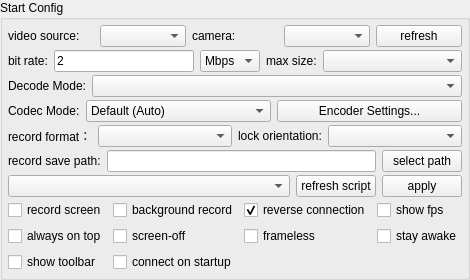
       <widget class="QGroupBox" name="configGroupBox">
        <property name="sizePolicy">
         <sizepolicy hsizetype="Preferred" vsizetype="Preferred">
          <horstretch>0</horstretch>
          <verstretch>0</verstretch>
         </sizepolicy>
        </property>
        <property name="title">
         <string>Start Config</string>
        </property>
        <layout class="QVBoxLayout" name="verticalLayout_3">
         <property name="spacing">
          <number>3</number>
         </property>
         <property name="leftMargin">
          <number>5</number>
         </property>
         <property name="topMargin">
          <number>5</number>
         </property>
         <property name="rightMargin">
          <number>5</number>
         </property>
         <property name="bottomMargin">
          <number>5</number>
         </property>
         <item>
          <widget class="QWidget" name="videoSourceWidget" native="true">
           <layout class="QHBoxLayout" name="videoSourceLayout">
            <property name="leftMargin">
             <number>0</number>
            </property>
            <property name="topMargin">
             <number>0</number>
            </property>
            <property name="rightMargin">
             <number>0</number>
            </property>
            <property name="bottomMargin">
             <number>0</number>
            </property>
            <item>
             <widget class="QLabel" name="videoSourceLabel">
              <property name="text">
               <string>video source:</string>
              </property>
             </widget>
            </item>
            <item>
             <widget class="QComboBox" name="videoSourceBox"/>
            </item>
            <item>
             <widget class="QLabel" name="cameraFacingLabel">
              <property name="text">
               <string>camera:</string>
              </property>
             </widget>
            </item>
            <item>
             <widget class="QComboBox" name="cameraFacingBox"/>
            </item>
            <item>
             <widget class="QPushButton" name="refreshCameraBtn">
              <property name="text">
               <string>refresh</string>
              </property>
             </widget>
            </item>
           </layout>
          </widget>
         </item>
         <item>
          <widget class="QWidget" name="configWidget1" native="true">
           <property name="sizePolicy">
            <sizepolicy hsizetype="Preferred" vsizetype="Preferred">
             <horstretch>0</horstretch>
             <verstretch>0</verstretch>
            </sizepolicy>
           </property>
           <layout class="QHBoxLayout" name="horizontalLayout_5">
            <property name="leftMargin">
             <number>0</number>
            </property>
            <property name="topMargin">
             <number>0</number>
            </property>
            <property name="rightMargin">
             <number>0</number>
            </property>
            <property name="bottomMargin">
             <number>0</number>
            </property>
            <item>
             <widget class="QLabel" name="label_3">
              <property name="sizePolicy">
               <sizepolicy hsizetype="Maximum" vsizetype="Preferred">
                <horstretch>0</horstretch>
                <verstretch>0</verstretch>
               </sizepolicy>
              </property>
              <property name="text">
               <string>bit rate:</string>
              </property>
             </widget>
            </item>
            <item>
             <widget class="QLineEdit" name="bitRateEdit">
              <property name="sizePolicy">
               <sizepolicy hsizetype="Preferred" vsizetype="Preferred">
                <horstretch>0</horstretch>
                <verstretch>0</verstretch>
               </sizepolicy>
              </property>
              <property name="text">
               <string notr="true">2</string>
              </property>
             </widget>
            </item>
            <item>
             <widget class="QComboBox" name="bitRateBox">
              <property name="sizePolicy">
               <sizepolicy hsizetype="Maximum" vsizetype="Preferred">
                <horstretch>0</horstretch>
                <verstretch>0</verstretch>
               </sizepolicy>
              </property>
              <property name="toolTip">
               <string/>
              </property>
              <property name="currentText">
               <string notr="true">Mbps</string>
              </property>
              <item>
               <property name="text">
                <string notr="true">Mbps</string>
               </property>
              </item>
              <item>
               <property name="text">
                <string notr="true">Kbps</string>
               </property>
              </item>
             </widget>
            </item>
            <item>
             <widget class="QLabel" name="label_4">
              <property name="sizePolicy">
               <sizepolicy hsizetype="Maximum" vsizetype="Preferred">
                <horstretch>0</horstretch>
                <verstretch>0</verstretch>
               </sizepolicy>
              </property>
              <property name="text">
               <string>max size:</string>
              </property>
             </widget>
            </item>
            <item>
             <widget class="QComboBox" name="maxSizeBox">
              <property name="sizePolicy">
               <sizepolicy hsizetype="Preferred" vsizetype="Preferred">
                <horstretch>0</horstretch>
                <verstretch>0</verstretch>
               </sizepolicy>
              </property>
              <property name="toolTip">
               <string/>
              </property>
             </widget>
            </item>
           </layout>
          </widget>
         </item>
         <item>
          <widget class="QWidget" name="configWidget6" native="true">
           <property name="sizePolicy">
            <sizepolicy hsizetype="Preferred" vsizetype="Preferred">
             <horstretch>0</horstretch>
             <verstretch>0</verstretch>
            </sizepolicy>
           </property>
           <layout class="QHBoxLayout" name="horizontalLayout_14">
            <property name="leftMargin">
             <number>0</number>
            </property>
            <property name="topMargin">
             <number>0</number>
            </property>
            <property name="rightMargin">
             <number>0</number>
            </property>
            <property name="bottomMargin">
             <number>0</number>
            </property>
            <item>
             <widget class="QLabel" name="decodeModeLabel">
              <property name="sizePolicy">
               <sizepolicy hsizetype="Maximum" vsizetype="Preferred">
                <horstretch>0</horstretch>
                <verstretch>0</verstretch>
               </sizepolicy>
              </property>
              <property name="text">
               <string>Decode Mode:</string>
              </property>
             </widget>
            </item>
            <item>
             <widget class="QComboBox" name="decodeModeBox">
              <property name="sizePolicy">
               <sizepolicy hsizetype="MinimumExpanding" vsizetype="Preferred">
                <horstretch>0</horstretch>
                <verstretch>0</verstretch>
               </sizepolicy>
              </property>
              <property name="toolTip">
               <string>FFmpeg: better compatibility; VideoToolbox: Apple Silicon only</string>
              </property>
             </widget>
            </item>
           </layout>
          </widget>
         </item>
         <item>
          <widget class="QWidget" name="configWidgetCodec" native="true">
           <property name="sizePolicy">
            <sizepolicy hsizetype="Preferred" vsizetype="Preferred">
             <horstretch>0</horstretch>
             <verstretch>0</verstretch>
            </sizepolicy>
           </property>
           <layout class="QHBoxLayout" name="horizontalLayout_codec">
            <property name="leftMargin">
             <number>0</number>
            </property>
            <property name="topMargin">
             <number>0</number>
            </property>
            <property name="rightMargin">
             <number>0</number>
            </property>
            <property name="bottomMargin">
             <number>0</number>
            </property>
            <item>
             <widget class="QLabel" name="label_codecMode">
              <property name="sizePolicy">
               <sizepolicy hsizetype="Maximum" vsizetype="Preferred">
                <horstretch>0</horstretch>
                <verstretch>0</verstretch>
               </sizepolicy>
              </property>
              <property name="text">
               <string>Codec Mode:</string>
              </property>
             </widget>
            </item>
            <item>
             <widget class="QComboBox" name="codecModeBox">
              <property name="sizePolicy">
               <sizepolicy hsizetype="Preferred" vsizetype="Preferred">
                <horstretch>0</horstretch>
                <verstretch>0</verstretch>
               </sizepolicy>
              </property>
              <property name="toolTip">
               <string>Encoder selection: Default uses system auto-select; presets enable vendor-specific tuning.</string>
              </property>
              <item>
               <property name="text">
                <string>Default (Auto)</string>
               </property>
              </item>
             </widget>
            </item>
            <item>
             <widget class="QPushButton" name="presetConfigBtn">
              <property name="toolTip">
               <string>Open encoder advanced settings: optimization levels for visual quality and performance.</string>
              </property>
              <property name="text">
               <string>Encoder Settings...</string>
              </property>
             </widget>
            </item>
           </layout>
          </widget>
         </item>
         <item>
          <widget class="QWidget" name="configWidget5" native="true">
           <property name="sizePolicy">
            <sizepolicy hsizetype="Preferred" vsizetype="Preferred">
             <horstretch>0</horstretch>
             <verstretch>0</verstretch>
            </sizepolicy>
           </property>
           <layout class="QHBoxLayout" name="horizontalLayout_7">
            <property name="leftMargin">
             <number>0</number>
            </property>
            <property name="topMargin">
             <number>0</number>
            </property>
            <property name="rightMargin">
             <number>0</number>
            </property>
            <property name="bottomMargin">
             <number>0</number>
            </property>
            <item>
             <widget class="QLabel" name="label_6">
              <property name="sizePolicy">
               <sizepolicy hsizetype="Maximum" vsizetype="Preferred">
                <horstretch>0</horstretch>
                <verstretch>0</verstretch>
               </sizepolicy>
              </property>
              <property name="text">
               <string>record format：</string>
              </property>
             </widget>
            </item>
            <item>
             <widget class="QComboBox" name="formatBox">
              <property name="sizePolicy">
               <sizepolicy hsizetype="Preferred" vsizetype="Preferred">
                <horstretch>0</horstretch>
                <verstretch>0</verstretch>
               </sizepolicy>
              </property>
             </widget>
            </item>
            <item>
             <widget class="QLabel" name="label_8">
              <property name="sizePolicy">
               <sizepolicy hsizetype="Maximum" vsizetype="Preferred">
                <horstretch>0</horstretch>
                <verstretch>0</verstretch>
               </sizepolicy>
              </property>
              <property name="text">
               <string>lock orientation:</string>
              </property>
             </widget>
            </item>
            <item>
             <widget class="QComboBox" name="lockOrientationBox">
              <property name="sizePolicy">
               <sizepolicy hsizetype="Preferred" vsizetype="Preferred">
                <horstretch>0</horstretch>
                <verstretch>0</verstretch>
               </sizepolicy>
              </property>
             </widget>
            </item>
           </layout>
          </widget>
         </item>
         <item>
          <widget class="QWidget" name="configWidget2" native="true">
           <property name="sizePolicy">
            <sizepolicy hsizetype="Preferred" vsizetype="Preferred">
             <horstretch>0</horstretch>
             <verstretch>0</verstretch>
            </sizepolicy>
           </property>
           <layout class="QHBoxLayout" name="horizontalLayout_6">
            <property name="leftMargin">
             <number>0</number>
            </property>
            <property name="topMargin">
             <number>0</number>
            </property>
            <property name="rightMargin">
             <number>0</number>
            </property>
            <property name="bottomMargin">
             <number>0</number>
            </property>
            <item>
             <widget class="QLabel" name="label_5">
              <property name="sizePolicy">
               <sizepolicy hsizetype="Preferred" vsizetype="Preferred">
                <horstretch>0</horstretch>
                <verstretch>0</verstretch>
               </sizepolicy>
              </property>
              <property name="text">
               <string>record save path:</string>
              </property>
              <property name="buddy">
               <cstring>recordPathEdt</cstring>
              </property>
             </widget>
            </item>
            <item>
             <widget class="QLineEdit" name="recordPathEdt">
              <property name="sizePolicy">
               <sizepolicy hsizetype="MinimumExpanding" vsizetype="Preferred">
                <horstretch>0</horstretch>
                <verstretch>0</verstretch>
               </sizepolicy>
              </property>
              <property name="readOnly">
               <bool>true</bool>
              </property>
             </widget>
            </item>
            <item>
             <widget class="QPushButton" name="selectRecordPathBtn">
              <property name="sizePolicy">
               <sizepolicy hsizetype="Preferred" vsizetype="Preferred">
                <horstretch>0</horstretch>
                <verstretch>0</verstretch>
               </sizepolicy>
              </property>
              <property name="text">
               <string>select path</string>
              </property>
              <property name="autoDefault">
               <bool>false</bool>
              </property>
             </widget>
            </item>
           </layout>
          </widget>
         </item>
         <item>
          <widget class="QWidget" name="configWidget4" native="true">
           <property name="sizePolicy">
            <sizepolicy hsizetype="Preferred" vsizetype="Preferred">
             <horstretch>0</horstretch>
             <verstretch>0</verstretch>
            </sizepolicy>
           </property>
           <layout class="QHBoxLayout" name="horizontalLayout_8">
            <property name="leftMargin">
             <number>0</number>
            </property>
            <property name="topMargin">
             <number>0</number>
            </property>
            <property name="rightMargin">
             <number>0</number>
            </property>
            <property name="bottomMargin">
             <number>0</number>
            </property>
            <item>
             <widget class="QComboBox" name="gameBox">
              <property name="sizePolicy">
               <sizepolicy hsizetype="MinimumExpanding" vsizetype="Preferred">
                <horstretch>0</horstretch>
                <verstretch>0</verstretch>
               </sizepolicy>
              </property>
             </widget>
            </item>
            <item>
             <widget class="QPushButton" name="refreshGameScriptBtn">
              <property name="sizePolicy">
               <sizepolicy hsizetype="Preferred" vsizetype="Preferred">
                <horstretch>0</horstretch>
                <verstretch>0</verstretch>
               </sizepolicy>
              </property>
              <property name="text">
               <string>refresh script</string>
              </property>
             </widget>
            </item>
            <item>
             <widget class="QPushButton" name="applyScriptBtn">
              <property name="sizePolicy">
               <sizepolicy hsizetype="Preferred" vsizetype="Preferred">
                <horstretch>0</horstretch>
                <verstretch>0</verstretch>
               </sizepolicy>
              </property>
              <property name="text">
               <string>apply</string>
              </property>
             </widget>
            </item>
           </layout>
          </widget>
         </item>
         <item>
          <widget class="QWidget" name="configWidget3" native="true">
           <property name="sizePolicy">
            <sizepolicy hsizetype="Preferred" vsizetype="Preferred">
             <horstretch>0</horstretch>
             <verstretch>0</verstretch>
            </sizepolicy>
           </property>
           <layout class="QGridLayout" name="gridLayout">
            <property name="leftMargin">
             <number>0</number>
            </property>
            <property name="topMargin">
             <number>0</number>
            </property>
            <property name="rightMargin">
             <number>0</number>
            </property>
            <property name="bottomMargin">
             <number>0</number>
            </property>
            <item row="0" column="4">
             <widget class="QCheckBox" name="fpsCheck">
              <property name="sizePolicy">
               <sizepolicy hsizetype="Preferred" vsizetype="Preferred">
                <horstretch>0</horstretch>
                <verstretch>0</verstretch>
               </sizepolicy>
              </property>
              <property name="text">
               <string>show fps</string>
              </property>
             </widget>
            </item>
            <item row="0" column="1">
             <widget class="QCheckBox" name="notDisplayCheck">
              <property name="sizePolicy">
               <sizepolicy hsizetype="Preferred" vsizetype="Preferred">
                <horstretch>0</horstretch>
                <verstretch>0</verstretch>
               </sizepolicy>
              </property>
              <property name="text">
               <string>background record</string>
              </property>
              <property name="checkable">
               <bool>false</bool>
              </property>
             </widget>
            </item>
            <item row="1" column="0">
             <widget class="QCheckBox" name="alwaysTopCheck">
              <property name="sizePolicy">
               <sizepolicy hsizetype="Preferred" vsizetype="Preferred">
                <horstretch>0</horstretch>
                <verstretch>0</verstretch>
               </sizepolicy>
              </property>
              <property name="text">
               <string>always on top</string>
              </property>
              <property name="checked">
               <bool>false</bool>
              </property>
             </widget>
            </item>
            <item row="0" column="0">
             <widget class="QCheckBox" name="recordScreenCheck">
              <property name="sizePolicy">
               <sizepolicy hsizetype="Preferred" vsizetype="Preferred">
                <horstretch>0</horstretch>
                <verstretch>0</verstretch>
               </sizepolicy>
              </property>
              <property name="text">
               <string>record screen</string>
              </property>
             </widget>
            </item>
            <item row="0" column="3">
             <widget class="QCheckBox" name="useReverseCheck">
              <property name="sizePolicy">
               <sizepolicy hsizetype="Preferred" vsizetype="Preferred">
                <horstretch>0</horstretch>
                <verstretch>0</verstretch>
               </sizepolicy>
              </property>
              <property name="text">
               <string>reverse connection</string>
              </property>
              <property name="checked">
               <bool>true</bool>
              </property>
             </widget>
            </item>
            <item row="1" column="1">
             <widget class="QCheckBox" name="closeScreenCheck">
              <property name="sizePolicy">
               <sizepolicy hsizetype="Preferred" vsizetype="Preferred">
                <horstretch>0</horstretch>
                <verstretch>0</verstretch>
               </sizepolicy>
              </property>
              <property name="text">
               <string>screen-off</string>
              </property>
             </widget>
            </item>
            <item row="1" column="3">
             <widget class="QCheckBox" name="framelessCheck">
              <property name="sizePolicy">
               <sizepolicy hsizetype="Preferred" vsizetype="Preferred">
                <horstretch>0</horstretch>
                <verstretch>0</verstretch>
               </sizepolicy>
              </property>
              <property name="text">
               <string>frameless</string>
              </property>
             </widget>
            </item>
            <item row="1" column="4">
             <widget class="QCheckBox" name="stayAwakeCheck">
              <property name="sizePolicy">
               <sizepolicy hsizetype="Preferred" vsizetype="Preferred">
                <horstretch>0</horstretch>
                <verstretch>0</verstretch>
               </sizepolicy>
              </property>
              <property name="text">
               <string>stay awake</string>
              </property>
             </widget>
            </item>
            <item row="2" column="0">
             <widget class="QCheckBox" name="showToolbar">
              <property name="text">
               <string>show toolbar</string>
              </property>
             </widget>
            </item>
            <item row="2" column="1">
             <widget class="QCheckBox" name="autoConnectCheckBox">
              <property name="text">
               <string>connect on startup</string>
              </property>
             </widget>
            </item>
           </layout>
          </widget>
         </item>
        </layout>
       </widget>
